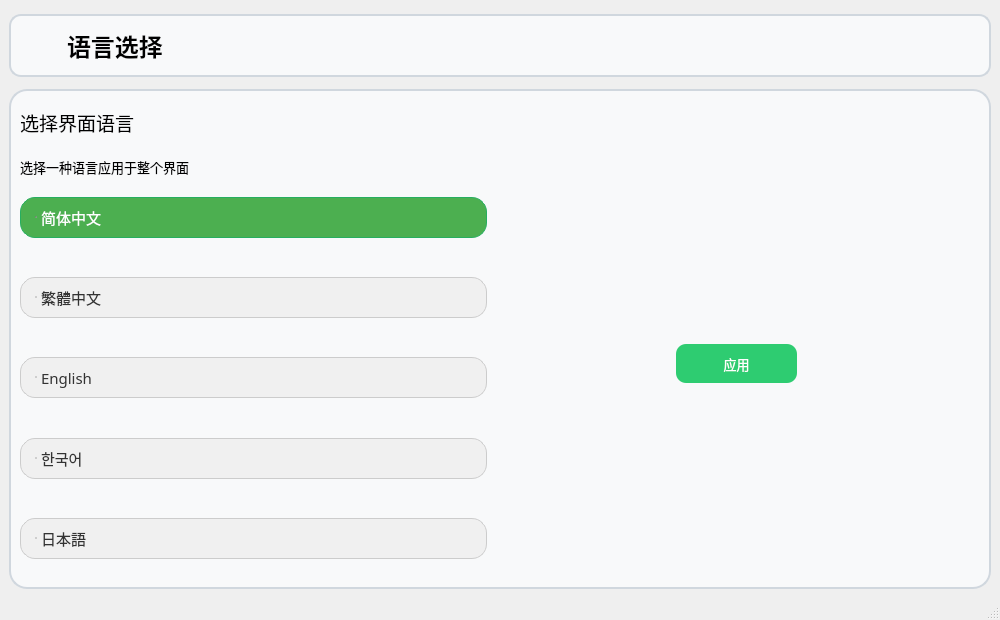
<?xml version="1.0" encoding="UTF-8"?>
<ui version="4.0">
 <class>MainWindow</class>
 <widget class="QMainWindow" name="MainWindow">
  <property name="geometry">
   <rect>
    <x>0</x>
    <y>0</y>
    <width>1000</width>
    <height>620</height>
   </rect>
  </property>
  <property name="minimumSize">
   <size>
    <width>1000</width>
    <height>620</height>
   </size>
  </property>
  <property name="maximumSize">
   <size>
    <width>1000</width>
    <height>620</height>
   </size>
  </property>
  <property name="windowTitle">
   <string>MainWindow</string>
  </property>
  <widget class="QWidget" name="centralwidget">
   <property name="minimumSize">
    <size>
     <width>1000</width>
     <height>528</height>
    </size>
   </property>
   <layout class="QGridLayout" name="gridLayout_3">
    <item row="0" column="0">
     <layout class="QVBoxLayout" name="verticalLayout_5">
      <property name="spacing">
       <number>0</number>
      </property>
      <property name="topMargin">
       <number>0</number>
      </property>
      <item>
       <widget class="QGroupBox" name="groupBox_2">
        <property name="styleSheet">
         <string notr="true">QGroupBox {
    background-color: #f8f9fa;          /* 浅灰背景 */
    border: 2px solid #d0d7de;           /* 外边框 */
    border-radius: 12px;                  /* 圆角 */
    margin-top: 5px;                     
    box-shadow: 0 4px 8px rgba(0, 0, 0, 0.15);  /* 外阴影，使整体凸起 */
}
</string>
        </property>
        <property name="title">
         <string/>
        </property>
        <layout class="QGridLayout" name="gridLayout">
         <item row="0" column="0">
          <widget class="QLabel" name="label_7">
           <property name="minimumSize">
            <size>
             <width>41</width>
             <height>41</height>
            </size>
           </property>
           <property name="maximumSize">
            <size>
             <width>41</width>
             <height>41</height>
            </size>
           </property>
           <property name="sizeIncrement">
            <size>
             <width>0</width>
             <height>0</height>
            </size>
           </property>
           <property name="styleSheet">
            <string notr="true">
border-image: url(:/icon/icon_back.png);</string>
           </property>
           <property name="text">
            <string/>
           </property>
          </widget>
         </item>
         <item row="0" column="1">
          <widget class="QLabel" name="label">
           <property name="minimumSize">
            <size>
             <width>181</width>
             <height>41</height>
            </size>
           </property>
           <property name="font">
            <font>
             <family>黑体</family>
             <pointsize>18</pointsize>
             <bold>true</bold>
            </font>
           </property>
           <property name="text">
            <string>语言选择</string>
           </property>
          </widget>
         </item>
        </layout>
       </widget>
      </item>
      <item>
       <widget class="QGroupBox" name="groupBox">
        <property name="styleSheet">
         <string notr="true">QGroupBox {
    background-color: #f8f9fa;          /* 浅灰背景 */
    border: 2px solid #d0d7de;           /* 外边框 */
    border-radius: 18px;                  /* 圆角 */
    margin-top: 12px;                      /* 为标题留出空间（标题本身会占据位置） */
    padding-top: 8px;                      /* 内边距，避免内容紧贴边框 */
    box-shadow: 0 4px 8px rgba(0, 0, 0, 0.15);  /* 外阴影，使整体凸起 */
}
</string>
        </property>
        <property name="title">
         <string/>
        </property>
        <layout class="QGridLayout" name="gridLayout_2">
         <item row="0" column="0">
          <layout class="QHBoxLayout" name="horizontalLayout_6">
           <item>
            <layout class="QVBoxLayout" name="verticalLayout_4">
             <property name="spacing">
              <number>20</number>
             </property>
             <item>
              <layout class="QVBoxLayout" name="verticalLayout_3">
               <item>
                <widget class="QLabel" name="label_4">
                 <property name="font">
                  <font>
                   <family>黑体</family>
                   <pointsize>14</pointsize>
                  </font>
                 </property>
                 <property name="text">
                  <string>选择界面语言</string>
                 </property>
                </widget>
               </item>
               <item>
                <widget class="QLabel" name="label_5">
                 <property name="font">
                  <font>
                   <family>幼圆</family>
                   <pointsize>10</pointsize>
                  </font>
                 </property>
                 <property name="text">
                  <string>选择一种语言应用于整个界面</string>
                 </property>
                </widget>
               </item>
              </layout>
             </item>
             <item>
              <layout class="QVBoxLayout" name="verticalLayout" stretch="1,1,1,1,1,1,1,1,1,1">
               <item>
                <widget class="QRadioButton" name="radioButton">
                 <property name="minimumSize">
                  <size>
                   <width>467</width>
                   <height>41</height>
                  </size>
                 </property>
                 <property name="font">
                  <font>
                   <family>微软雅黑</family>
                   <pointsize>11</pointsize>
                  </font>
                 </property>
                 <property name="layoutDirection">
                  <enum>Qt::LayoutDirection::LeftToRight</enum>
                 </property>
                 <property name="autoFillBackground">
                  <bool>false</bool>
                 </property>
                 <property name="styleSheet">
                  <string notr="true">/* 所有 QRadioButton 的基础样式 */
QRadioButton {
    background-color: #f0f0f0;        /* 未选中时的背景色 */
    color: #333333;                    /* 未选中时的文字颜色 */
    border: 1px solid #cccccc;          /* 边框 */
    border-radius: 15px;                /* 圆角，可根据高度调整 */
    padding: 5px 15px;                  /* 内边距，增大点击区域 */
    spacing: 5px;                        
}


/* 选中时的样式 */
QRadioButton:checked {
    background-color: #4CAF50;          /* 绿色背景 */
    color: white;                        /* 白色文字 */
    border: 1px solid #27ae60;           
}

/* 悬停效果 */
QRadioButton:hover {
    background-color: #e0e0e0;
}
QRadioButton:checked:hover {
    background-color: #66BB6A;
}

QRadioButton::indicator {
    width: 0px;                       /* 隐藏默认的指示器（小圆圈） */
    height: 0px;
}</string>
                 </property>
                 <property name="text">
                  <string>简体中文</string>
                 </property>
                 <property name="checked">
                  <bool>true</bool>
                 </property>
                </widget>
               </item>
               <item>
                <spacer name="verticalSpacer">
                 <property name="orientation">
                  <enum>Qt::Orientation::Vertical</enum>
                 </property>
                 <property name="sizeHint" stdset="0">
                  <size>
                   <width>464</width>
                   <height>13</height>
                  </size>
                 </property>
                </spacer>
               </item>
               <item>
                <widget class="QRadioButton" name="radioButton_8">
                 <property name="minimumSize">
                  <size>
                   <width>331</width>
                   <height>41</height>
                  </size>
                 </property>
                 <property name="font">
                  <font>
                   <family>微软雅黑</family>
                   <pointsize>11</pointsize>
                  </font>
                 </property>
                 <property name="layoutDirection">
                  <enum>Qt::LayoutDirection::LeftToRight</enum>
                 </property>
                 <property name="autoFillBackground">
                  <bool>false</bool>
                 </property>
                 <property name="styleSheet">
                  <string notr="true">/* 所有 QRadioButton 的基础样式 */
QRadioButton {
    background-color: #f0f0f0;        /* 未选中时的背景色 */
    color: #333333;                    /* 未选中时的文字颜色 */
    border: 1px solid #cccccc;          /* 边框 */
    border-radius: 15px;                /* 圆角，可根据高度调整 */
    padding: 5px 15px;                  /* 内边距，增大点击区域 */
    spacing: 5px;                        
}


/* 选中时的样式 */
QRadioButton:checked {
    background-color: #4CAF50;          /* 绿色背景 */
    color: white;                        /* 白色文字 */
    border: 1px solid #27ae60;           
}

/* 悬停效果 */
QRadioButton:hover {
    background-color: #e0e0e0;
}
QRadioButton:checked:hover {
    background-color: #66BB6A;
}

QRadioButton::indicator {
    width: 0px;                       /* 隐藏默认的指示器（小圆圈） */
    height: 0px;
}</string>
                 </property>
                 <property name="text">
                  <string>繁體中文</string>
                 </property>
                </widget>
               </item>
               <item>
                <spacer name="verticalSpacer_2">
                 <property name="orientation">
                  <enum>Qt::Orientation::Vertical</enum>
                 </property>
                 <property name="sizeHint" stdset="0">
                  <size>
                   <width>464</width>
                   <height>13</height>
                  </size>
                 </property>
                </spacer>
               </item>
               <item>
                <widget class="QRadioButton" name="radioButton_3">
                 <property name="minimumSize">
                  <size>
                   <width>161</width>
                   <height>41</height>
                  </size>
                 </property>
                 <property name="font">
                  <font>
                   <family>微软雅黑</family>
                   <pointsize>11</pointsize>
                  </font>
                 </property>
                 <property name="layoutDirection">
                  <enum>Qt::LayoutDirection::LeftToRight</enum>
                 </property>
                 <property name="autoFillBackground">
                  <bool>false</bool>
                 </property>
                 <property name="styleSheet">
                  <string notr="true">/* 所有 QRadioButton 的基础样式 */
QRadioButton {
    background-color: #f0f0f0;        /* 未选中时的背景色 */
    color: #333333;                    /* 未选中时的文字颜色 */
    border: 1px solid #cccccc;          /* 边框 */
    border-radius: 15px;                /* 圆角，可根据高度调整 */
    padding: 5px 15px;                  /* 内边距，增大点击区域 */
    spacing: 5px;                        
}


/* 选中时的样式 */
QRadioButton:checked {
    background-color: #4CAF50;          /* 绿色背景 */
    color: white;                        /* 白色文字 */
    border: 1px solid #27ae60;           
}

/* 悬停效果 */
QRadioButton:hover {
    background-color: #e0e0e0;
}
QRadioButton:checked:hover {
    background-color: #66BB6A;
}

QRadioButton::indicator {
    width: 0px;                       /* 隐藏默认的指示器（小圆圈） */
    height: 0px;
}</string>
                 </property>
                 <property name="text">
                  <string>English</string>
                 </property>
                </widget>
               </item>
               <item>
                <spacer name="verticalSpacer_3">
                 <property name="orientation">
                  <enum>Qt::Orientation::Vertical</enum>
                 </property>
                 <property name="sizeHint" stdset="0">
                  <size>
                   <width>464</width>
                   <height>13</height>
                  </size>
                 </property>
                </spacer>
               </item>
               <item>
                <widget class="QRadioButton" name="radioButton_11">
                 <property name="minimumSize">
                  <size>
                   <width>161</width>
                   <height>41</height>
                  </size>
                 </property>
                 <property name="font">
                  <font>
                   <family>微软雅黑</family>
                   <pointsize>11</pointsize>
                  </font>
                 </property>
                 <property name="layoutDirection">
                  <enum>Qt::LayoutDirection::LeftToRight</enum>
                 </property>
                 <property name="autoFillBackground">
                  <bool>false</bool>
                 </property>
                 <property name="styleSheet">
                  <string notr="true">/* 所有 QRadioButton 的基础样式 */
QRadioButton {
    background-color: #f0f0f0;        /* 未选中时的背景色 */
    color: #333333;                    /* 未选中时的文字颜色 */
    border: 1px solid #cccccc;          /* 边框 */
    border-radius: 15px;                /* 圆角，可根据高度调整 */
    padding: 5px 15px;                  /* 内边距，增大点击区域 */
    spacing: 5px;                        
}


/* 选中时的样式 */
QRadioButton:checked {
    background-color: #4CAF50;          /* 绿色背景 */
    color: white;                        /* 白色文字 */
    border: 1px solid #27ae60;           
}

/* 悬停效果 */
QRadioButton:hover {
    background-color: #e0e0e0;
}
QRadioButton:checked:hover {
    background-color: #66BB6A;
}

QRadioButton::indicator {
    width: 0px;                       /* 隐藏默认的指示器（小圆圈） */
    height: 0px;
}</string>
                 </property>
                 <property name="text">
                  <string>한국어</string>
                 </property>
                </widget>
               </item>
               <item>
                <spacer name="verticalSpacer_4">
                 <property name="orientation">
                  <enum>Qt::Orientation::Vertical</enum>
                 </property>
                 <property name="sizeHint" stdset="0">
                  <size>
                   <width>20</width>
                   <height>28</height>
                  </size>
                 </property>
                </spacer>
               </item>
               <item>
                <widget class="QRadioButton" name="radioButton_9">
                 <property name="minimumSize">
                  <size>
                   <width>161</width>
                   <height>41</height>
                  </size>
                 </property>
                 <property name="font">
                  <font>
                   <family>微软雅黑</family>
                   <pointsize>11</pointsize>
                  </font>
                 </property>
                 <property name="layoutDirection">
                  <enum>Qt::LayoutDirection::LeftToRight</enum>
                 </property>
                 <property name="autoFillBackground">
                  <bool>false</bool>
                 </property>
                 <property name="styleSheet">
                  <string notr="true">/* 所有 QRadioButton 的基础样式 */
QRadioButton {
    background-color: #f0f0f0;        /* 未选中时的背景色 */
    color: #333333;                    /* 未选中时的文字颜色 */
    border: 1px solid #cccccc;          /* 边框 */
    border-radius: 15px;                /* 圆角，可根据高度调整 */
    padding: 5px 15px;                  /* 内边距，增大点击区域 */
    spacing: 5px;                        
}


/* 选中时的样式 */
QRadioButton:checked {
    background-color: #4CAF50;          /* 绿色背景 */
    color: white;                        /* 白色文字 */
    border: 1px solid #27ae60;           
}

/* 悬停效果 */
QRadioButton:hover {
    background-color: #e0e0e0;
}
QRadioButton:checked:hover {
    background-color: #66BB6A;
}

QRadioButton::indicator {
    width: 0px;                       /* 隐藏默认的指示器（小圆圈） */
    height: 0px;
}</string>
                 </property>
                 <property name="text">
                  <string>日本語</string>
                 </property>
                </widget>
               </item>
               <item>
                <layout class="QHBoxLayout" name="horizontalLayout_3"/>
               </item>
              </layout>
             </item>
            </layout>
           </item>
           <item>
            <layout class="QVBoxLayout" name="verticalLayout_2" stretch="5,1,5">
             <item>
              <layout class="QHBoxLayout" name="horizontalLayout_5" stretch="0,0,0">
               <property name="spacing">
                <number>21</number>
               </property>
               <property name="rightMargin">
                <number>9</number>
               </property>
               <item>
                <spacer name="horizontalSpacer">
                 <property name="orientation">
                  <enum>Qt::Orientation::Horizontal</enum>
                 </property>
                 <property name="sizeType">
                  <enum>QSizePolicy::Policy::Preferred</enum>
                 </property>
                 <property name="sizeHint" stdset="0">
                  <size>
                   <width>40</width>
                   <height>20</height>
                  </size>
                 </property>
                </spacer>
               </item>
               <item>
                <widget class="QLabel" name="label_2">
                 <property name="minimumSize">
                  <size>
                   <width>350</width>
                   <height>230</height>
                  </size>
                 </property>
                 <property name="maximumSize">
                  <size>
                   <width>350</width>
                   <height>230</height>
                  </size>
                 </property>
                 <property name="styleSheet">
                  <string notr="true">border-image: url(:/icon/language_illustration.png);</string>
                 </property>
                 <property name="text">
                  <string/>
                 </property>
                </widget>
               </item>
               <item>
                <spacer name="horizontalSpacer_4">
                 <property name="orientation">
                  <enum>Qt::Orientation::Horizontal</enum>
                 </property>
                 <property name="sizeHint" stdset="0">
                  <size>
                   <width>40</width>
                   <height>20</height>
                  </size>
                 </property>
                </spacer>
               </item>
              </layout>
             </item>
             <item>
              <layout class="QHBoxLayout" name="horizontalLayout_4" stretch="0,0,0">
               <item>
                <spacer name="horizontalSpacer_2">
                 <property name="orientation">
                  <enum>Qt::Orientation::Horizontal</enum>
                 </property>
                 <property name="sizeHint" stdset="0">
                  <size>
                   <width>40</width>
                   <height>20</height>
                  </size>
                 </property>
                </spacer>
               </item>
               <item>
                <widget class="QPushButton" name="pushButton_language_pply">
                 <property name="sizePolicy">
                  <sizepolicy hsizetype="Preferred" vsizetype="Preferred">
                   <horstretch>0</horstretch>
                   <verstretch>0</verstretch>
                  </sizepolicy>
                 </property>
                 <property name="minimumSize">
                  <size>
                   <width>121</width>
                   <height>31</height>
                  </size>
                 </property>
                 <property name="font">
                  <font>
                   <family>宋体</family>
                   <pointsize>10</pointsize>
                   <bold>false</bold>
                  </font>
                 </property>
                 <property name="styleSheet">
                  <string notr="true">QPushButton {
    background-color: #2ecc71;
    color: white;
    border-radius: 10px;
    border: none;
    padding: 5px 15px;
}
QPushButton:hover {
    background-color: #27ae60;
}
QPushButton:pressed {
    background-color: #1e8449;
}</string>
                 </property>
                 <property name="text">
                  <string>应用</string>
                 </property>
                </widget>
               </item>
               <item>
                <spacer name="horizontalSpacer_3">
                 <property name="orientation">
                  <enum>Qt::Orientation::Horizontal</enum>
                 </property>
                 <property name="sizeHint" stdset="0">
                  <size>
                   <width>40</width>
                   <height>20</height>
                  </size>
                 </property>
                </spacer>
               </item>
              </layout>
             </item>
             <item>
              <spacer name="verticalSpacer_5">
               <property name="orientation">
                <enum>Qt::Orientation::Vertical</enum>
               </property>
               <property name="sizeHint" stdset="0">
                <size>
                 <width>20</width>
                 <height>98</height>
                </size>
               </property>
              </spacer>
             </item>
            </layout>
           </item>
          </layout>
         </item>
        </layout>
       </widget>
      </item>
     </layout>
    </item>
   </layout>
  </widget>
  <widget class="QMenuBar" name="menubar">
   <property name="geometry">
    <rect>
     <x>0</x>
     <y>0</y>
     <width>1000</width>
     <height>33</height>
    </rect>
   </property>
  </widget>
  <widget class="QStatusBar" name="statusbar"/>
 </widget>
 <resources>
  <include location="drawable/drawable.qrc"/>
 </resources>
 <connections/>
</ui>
